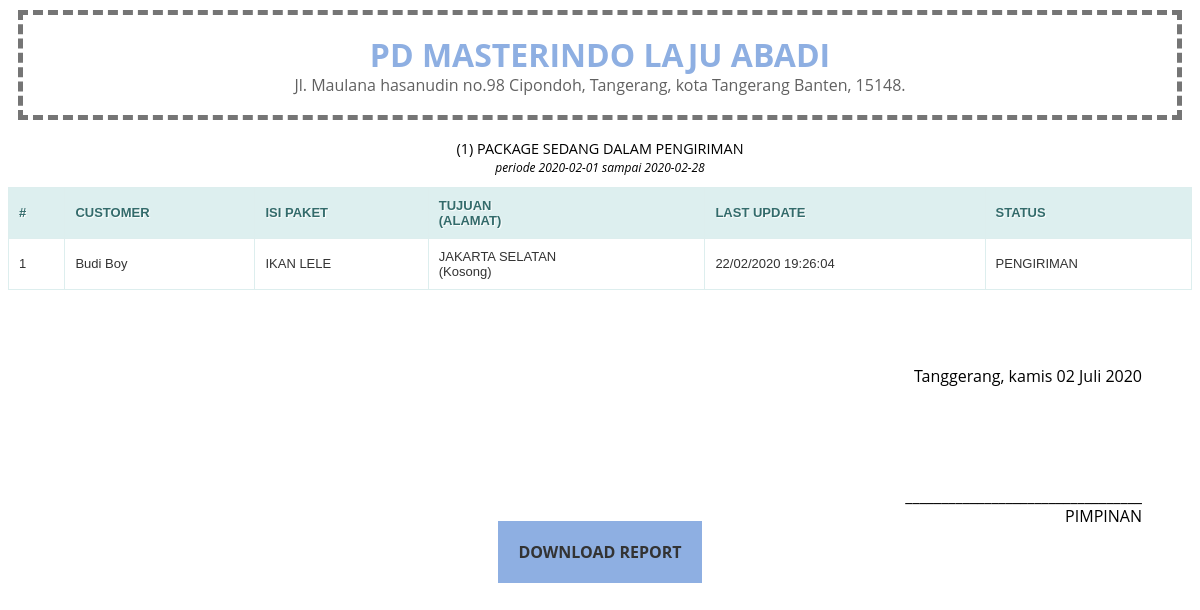
/index.php/email/preview_report, run on the app's committed database.
### tables this page shows
CREATE TABLE `package` (
  `package_id` int(11) NOT NULL,
  `package_kurir_id` int(11) NOT NULL,
  `package_customer_id` int(11) NOT NULL,
  `package_tujuan` varchar(100) NOT NULL,
  `package_alamat` text NOT NULL,
  `package_tgl_request` datetime DEFAULT NULL,
  `package_tgl_pickup` datetime DEFAULT NULL,
  `package_tgl_karantina` datetime DEFAULT NULL,
  `package_tgl_pengiriman` datetime DEFAULT NULL,
  `package_tgl_selesai` datetime DEFAULT NULL,
  `package_nama` varchar(75) NOT NULL,
  `package_keterangan` text,
  `package_resi` varchar(25) DEFAULT NULL,
  `package_tagihan_karantina` varchar(15) DEFAULT NULL,
  `package_tagihan_pengiriman` varchar(15) DEFAULT NULL,
  `package_status` enum('REQUEST','PICKUP','KARANTINA','PENGIRIMAN','SELESAI') NOT NULL DEFAULT 'REQUEST',
  `package_last_update` datetime DEFAULT NULL,
  `package_created` datetime NOT NULL DEFAULT CURRENT_TIMESTAMP
);

CREATE TABLE `customer` (
  `customer_id` int(11) NOT NULL,
  `customer_no_ktp` varchar(21) NOT NULL,
  `customer_nama` varchar(75) NOT NULL,
  `customer_email` varchar(75) NOT NULL,
  `customer_password` varchar(32) NOT NULL,
  `customer_no_telp` varchar(15) NOT NULL,
  `customer_tgl_lahir` date NOT NULL,
  `customer_kota_tinggal` varchar(20) NOT NULL,
  `customer_alamat` text NOT NULL,
  `customer_status` smallint(6) NOT NULL DEFAULT '2',
  `customer_reg_date` timestamp NOT NULL DEFAULT CURRENT_TIMESTAMP
);

### application/controllers/Email.php (called while the page is built, shortened)
<?php
class Email extends CI_Controller {
    public function preview_report()
    {
        $star_date = "2020-02-01";
        $end_date = "2020-02-28";
        $report_tipe = "PACKAGE";
        $status = "PENGIRIMAN";
        switch ($report_tipe) {
            case 'PACKAGE':
                $this->get_data_package($star_date, $end_date, $status);
                break;
        }
    }
    private function get_data_package($star_date, $end_date, $tipe='ALL', $return=false){
        $data=[];
        switch ($tipe) {
            case "PENGIRIMAN":
                $data['title'] = "PACKAGE SEDANG DALAM PENGIRIMAN";
                $data['period'] = $star_date . " sampai " . $end_date;
                $data['url_download'] = site_url("index.php/email/download_report/" . $star_date . "/" . $end_date . "/PACKAGE/PENGIRIMAN");
                $package_where = "(package_created >= CAST('". $star_date ."' AS DATE) AND package_created <= CAST('". $end_date ."' AS DATE)) AND package_status='PENGIRIMAN'";
                $package = $this->db->query("SELECT * FROM package p
                    LEFT JOIN customer c ON c.customer_id=p.package_customer_id
                    LEFT JOIN kurir k ON k.kurir_id=p.package_kurir_id
                    WHERE " . $package_where)->result_array();
                break;
        }
        $data['package'] = $package;
        if($return===false){
            $this->load->view("report_template_package", $data);
        } else {
            return $data;
        }
    }
}

### index.php (called while the page is built, shortened)
<?php
require_once BASEPATH.'core/CodeIgniter.php';

### application/helpers/kangcahyacom_helper.php (called while the page is built, shortened)
<?php
    function rfdate($vdate, $format="d/m/Y H:i:s"){
        return date($format, strtotime($vdate));
    }
    function zempty($string, $message="Kosong"){
        if(isset($string)){
            if(!empty($string)){
                return $string;
            } else {
                return $message;
            }
        } else {
            return $message;
        }
    }
    function dateidn() {
        $bulan = date("m");
        if($bulan == "07"){
            $m = "Juli";
        }
        $tanggal = date("d");
        $tahun = date("Y");
        return $tanggal . " " . $m . " " . $tahun;
    }
    function getDayName() {
        $dayOfWeek=date('w');
        switch ($dayOfWeek){
            case 3:
                return 'kamis';
                break;
        }
    }
    function getCityName(){
        return "Tanggerang";
    }

### application/views/report_template_package.php (the view, shortened to what this page needs)
<!DOCTYPE html>
<html lang="en">
<head>
</head>
<body>
    <div class="container-header">
        <p class="header">PD MASTERINDO LAJU ABADI</p>
        <p class="subheader">Jl. Maulana hasanudin no.98 Cipondoh, Tangerang, kota Tangerang Banten, 15148.</p>
    </div>
    <div align="center">
        <div class="caption-table">
            (<?=count($package);?>) <?=$title;?><br>
            <small><i>periode <?=$period;?></i></small>
        </div>
        <table>
            <thead>
                <tr>
                    <th scope="col">#</th>
                    <th scope="col">CUSTOMER</th>
                    <th scope="col">ISI PAKET</th>
                    <th scope="col">TUJUAN<br>(ALAMAT)</th>
                    <th scope="col">LAST UPDATE</th>
                    <th scope="col">STATUS</th>
                </tr>
            </thead>
            <tbody>
                <?php foreach ($package as $k => $v) { ?>
                    <tr>
                        <td><?=($k+1);?></td>
                        <td><?=$v['customer_nama'];?></td>
                        <td><?=$v['package_nama'];?></td>
                        <td><?=$v['package_tujuan'];?><br>(<?=zempty($v['package_alamat']);?>)</td>
                        <td><?=rfdate($v['package_last_update']);?></td>
                        <td><?=$v['package_status'];?></td>
                    </tr>
                <?php } ?>
            </tbody>
        </table>
        <br><br><br>
        <p align="right" style="margin-right: 50px">
            <?=getCityName();?>, <?=getDayName();?> <?=dateidn();?>
            <br>
            <br>
            <br>
            <br>
            <br>
            <br>
            _________________________________<br>
            PIMPINAN<br>
        </p>
        <p>
            <a href="<?=$url_download;?>" class="btn-download">DOWNLOAD REPORT</a>
        </p>
        <br>
        <br>
    </div>
</body>
</html>

### application/views/report_template_package.php (style rules this page uses)
body { font-family: "Open Sans", sans-serif; line-height: 1.25; }
table { border: solid 1px #DDEEEE; border-collapse: collapse; border-spacing: 0; font: normal 13px Arial, sans-serif; width: 100%; }
table thead th { background-color: #DDEFEF; border: solid 1px #DDEEEE; color: #336B6B; padding: 10px; text-align: left; text-shadow: 1px 1px 1px #fff; }
table tbody td { border: solid 1px #DDEEEE; color: #333; padding: 10px; text-shadow: 1px 1px 1px #fff; }
.caption-table { font-size: 0.9em; margin: .5em 0 .75em; }
.container-header { text-align: center; border: 5px dashed #757575; margin-bottom: 20px; margin-left: 10px; margin-right: 10px; margin-top: 10px; padding: 20px; }
.header { color: #8eafe2; font-size: 32px; font-weight: bold; padding: 0px; margin:0px; }
.subheader { padding: 0px; margin:0px; color: #616161; }
.btn-download { text-decoration: none; color: #333; background-color: #8eafe2; padding: 20px; font-weight: bold; }

### data on the page
package: customer.customer_nama "Budi Boy", package_nama "IKAN LELE", package_tujuan "JAKARTA SELATAN", package_alamat "Kosong", package_last_update "22/02/2020 19:26:04", package_status "PENGIRIMAN"

### other printed values
count($package) "1"
$title "PACKAGE SEDANG DALAM PENGIRIMAN"
$period "2020-02-01 sampai 2020-02-28"
getCityName() "Tanggerang"
getDayName() "kamis"
dateidn() "02 Juli 2020"
